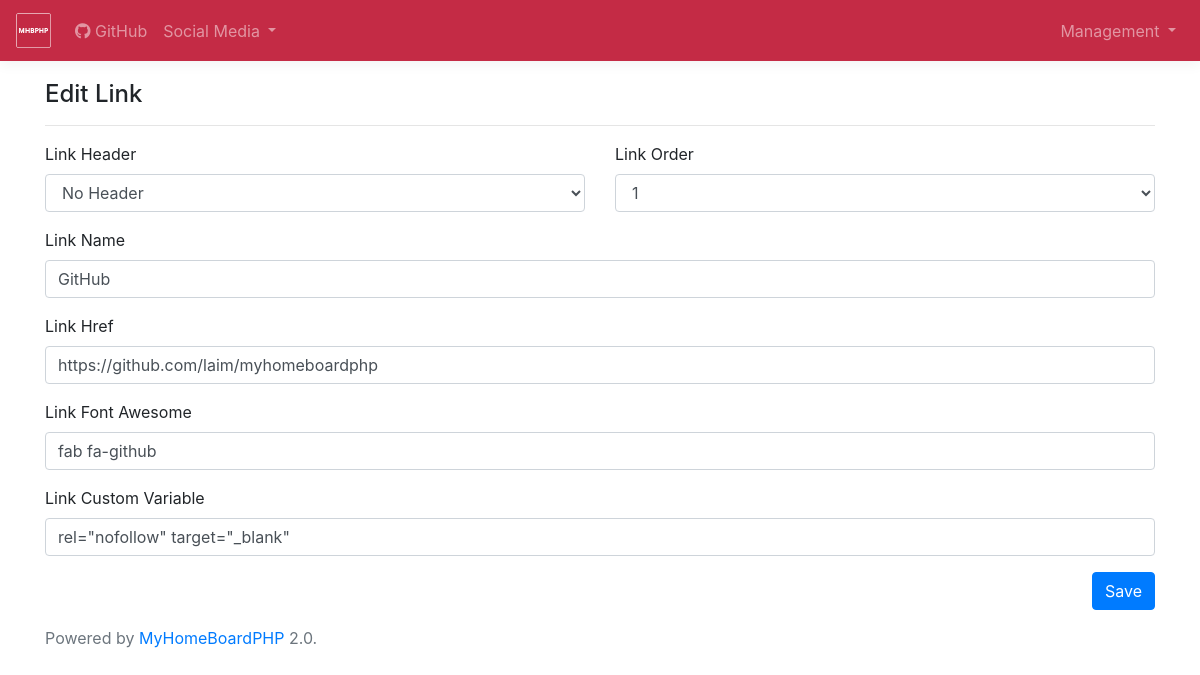
The app's page /links/mod.php?id=1&action=edit&type=link with its own data.
### tables this page shows
CREATE TABLE `tblLink` (
  `LID` int(255) NOT NULL,
  `HID` int(255) NOT NULL,
  `LinkName` varchar(255) NOT NULL,
  `LinkHref` varchar(255) NOT NULL,
  `LinkOrder` int(255) NOT NULL,
  `LinkCustomVar` varchar(255) NOT NULL,
  `LinkFontAwesome` varchar(255) NOT NULL
);

CREATE TABLE `tblLinkHeaders` (
  `HID` int(255) NOT NULL COMMENT 'Link Header ID',
  `HeaderName` varchar(255) NOT NULL,
  `HeaderLink` varchar(255) NOT NULL,
  `HeaderDDName` varchar(255) NOT NULL COMMENT 'Dropdown Name',
  `HeaderOrder` int(11) NOT NULL,
  `HeaderFontAwesome` varchar(255) NOT NULL
);

### include/db/func.php (called while the page is built, shortened)
<?php
    class MyHomeBoardPHP {
        private $db;
        public function __construct(PDO $db){
        $this->db = $db;
        }
        function AllLinkHeaders()
        {
            $q = "SELECT * FROM `tblLinkHeaders` ORDER BY `HeaderOrder` ASC";
            $query = $this->db->prepare($q);
            $query->execute();
            return $query->fetchall();
        }
        function StandaloneLinks()
        {
            $q = "SELECT * FROM `tblLink` WHERE `HID` = '0' ORDER BY `LinkOrder` ASC";
            $query = $this->db->prepare($q);
            $query->execute();
            return $query->fetchall();
        }
        function GetLinkInfo($lid)
        {
            $q = "SELECT * FROM `tblLink` WHERE `LID` = :lid";
            $query = $this->db->prepare($q);
            $query->execute( array('lid'=> $lid) );
            return $query->fetchall();
        }
        function GetLinkCountPerHID($HID)
        {
            $q = "SELECT * FROM `tblLink` WHERE `HID` = :hid";
            $query = $this->db->prepare($q);
            $query->execute( array('hid'=> $HID) );
            return $query->rowCount();
        }
    }
?>

### links/mod.php (the view, shortened to what this page needs)
<?php
    require("../include/db/conn.php");
    require("../include/db/func.php");
    $home = new MyHomeBoardPHP($pdo);
    if(isset($_GET['action']) && isset($_GET['id']) && isset($_GET['type'])){
        $type = htmlentities($_GET['type']);
        $action = htmlentities($_GET['action']);
        $id = htmlentities($_GET['id']);
        if($action == "delete") {
            if ($type == 'link') {
                $name = $home->GetLinkInfo($id)[0]['LinkName'];
                $home->DeleteLink($id);
            } elseif ($type == 'header') {
                $name = $home->GetHeaderInfo($id)[0]['HeaderName'];
                $home->DeleteHeader($id);
            }
            header("location: " . URL . "/links/?action=deleted&name=" . $name . "&type=" . $type);
            die();
        } elseif($action == "edit" && $type == "link") {
            $db_edit_link_HID = $home->GetLinkInfo($id)[0]['HID'];
            $db_edit_linkname = $home->GetLinkInfo($id)[0]['LinkName'];
            $db_edit_linkhref = $home->GetLinkInfo($id)[0]['LinkHref'];
            $db_edit_linkorder = $home->GetLinkInfo($id)[0]['LinkOrder'];
            $db_edit_linkcustomvar = stripslashes($home->GetLinkInfo($id)[0]['LinkCustomVar']);
            $db_edit_linkfontawesome = $home->GetLinkInfo($id)[0]['LinkFontAwesome'];
        } else {
            header("location: " . URL . "/links/");
            die();
        }
    } else {
        header("location: " . URL . "/links/");
        die();
    }
?>
<!doctype html>
<html lang="en">
<head>
  <?php require("../include/style/css.php");?>
</head>
<body>
    <?php require("../include/navigation.php");?>
    <main role="main" class="container">
    <?php  if($type == "link" && $action == "edit") { ?>
        <div class="row">
            <div class="col">
            <h4>Edit Link</h4>
            <hr>
                <form action="" method="post">
                    <div class="row">
                        <div class="col">
                            <div class="form-group">
                                <label for="LinkHeader">Link Header</label>
                                <select class="form-control" id="LinkHeader" name="LinkHeader">
                                    <option value="0" <?php if($db_edit_link_HID == 0) { print("selected");}?>>No Header</option>
                                </select>
                            </div>
                        </div>
                        <div class="col">
                            <div class="form-group">
                                <label for="LinkOrder">Link Order</label>
                                <select class="form-control" id="LinkOrder" name="LinkOrder">
                                    <?php $linkCount = $home->GetLinkCountPerHID($db_edit_link_HID); $c = 1; while($c < $linkCount + 1) { ?>
                                    <option <?php if($db_edit_linkorder == $c) { print("selected"); }?>><?php print($c);?></option>
                                    <?php $c++; } ?>
                                </select>
                            </div>
                        </div>
                    </div>
                    <div class="form-group">
                        <label for="LinkName">Link Name</label>
                        <input type="text" class="form-control" id="LinkName" name="LinkName" placeholder="MyHomeBoardPHP" value="<?php print($db_edit_linkname);?>" required>
                    </div>
                    <div class="form-group">
                        <label for="LinkHref">Link Href</label>
                        <input type="url" class="form-control" id="LinkHref" name="LinkHref" placeholder="https://github.com/laim/MyHomeBoardPHP" value="<?php print($db_edit_linkhref);?>" required>
                    </div>
                    <div class="form-group">
                        <label for="LinkFontAwesome">Link Font Awesome</label>
                        <input type="text" class="form-control" id="LinkFontAwesome" name="LinkFontAwesome" placeholder="fab fa-github" value="<?php print($db_edit_linkfontawesome);?>">
                    </div>
                    <div class="form-group">
                        <label for="LinkCustomVar">Link Custom Variable</label>
                        <input type="text" class="form-control" id="LinkCustomVar" name="LinkCustomVar" placeholder="rel=&quot;nofollow&quot; target=&quot;_blank&quot;" value="<?php print(htmlentities($db_edit_linkcustomvar));?>">
                    </div>
                    <button type="submit" class="btn btn-primary float-right" id="el_submit" name="el_submit">Save</button>
                </form>
            </div>
        </div>
    <?php } ?>
    <?php require("../include/footer.php"); ?>
    </main>
</body>
</html>

### include/navigation.php (shortened to what this page needs)
<nav class="navbar navbar-expand-md navbar-dark bg-dark bg-custom fixed-top box-shadow">
    <a class="navbar-brand" href="<?php print(URL);?>">
      <?php if(NavShowImage == true) { ?>
        <img class="d-block" src="<?php print(URL);?>/assets/images/<?php print(NavImage);?>" width="<?php print(NavWidth);?>" height="<?php print(NavHeight);?>" alt="Navigation Logo">
      <?php } else { ?>
        <?php print(WebName);?>
      <?php } ?>
      </a>
    <div class="collapse navbar-collapse justify-content-between" id="navbar">
      <ul class="navbar-nav mr-auto ">
        <?php foreach($home->StandaloneLinks() as $SL) { ?>
          <li class="nav-item">
            <a class="nav-link" <?php print(stripslashes($SL['LinkCustomVar']));?> href="<?php print($SL['LinkHref']);?>">
              <span class="<?php print($SL['LinkFontAwesome']);?>"></span>
              <?php print($SL['LinkName']);?>
            </a>
          </li>
        <?php } ?>
        <?php foreach($home->AllLinkHeaders() as $LH) { ?>
        <li class="nav-item dropdown">
          <a class="nav-link dropdown-toggle" href="<?php print($LH['HeaderLink']);?>" id="<?php print($LH['HeaderDDName']);?>" data-toggle="dropdown" aria-haspopup="true" aria-expanded="false">
            <?php print($LH['HeaderName']);?>
          </a>
        </li>
        <?php } ?>
      </ul>
      <ul class="navbar-nav">
      <li class="nav-item dropdown">
      <a class="nav-link dropdown-toggle" href="" id="dropdownManagement" data-toggle="dropdown" aria-haspopup="true" aria-expanded="false">
            Management
          </a>
        </li>
     </ul>
    </div>
  </nav>

### assets/css/custom.css (style rules this page uses)
body { padding-top: 5rem; }
.box-shadow { box-shadow: 0 .25rem .75rem rgba(0, 0, 0, .05); }

### records on screen
tbllink: LinkName "GitHub", LinkHeader "No Header", LinkOrder "1", LinkHref "https://github.com/laim/myhomeboardphp", LinkFontAwesome "fab fa-github", LinkCustomVar "rel=\"nofollow\" target=\"_blank\""
tbllinkheaders: HeaderName "Social Media"

### other values on screen
MHBPHP_Version "2.0"
